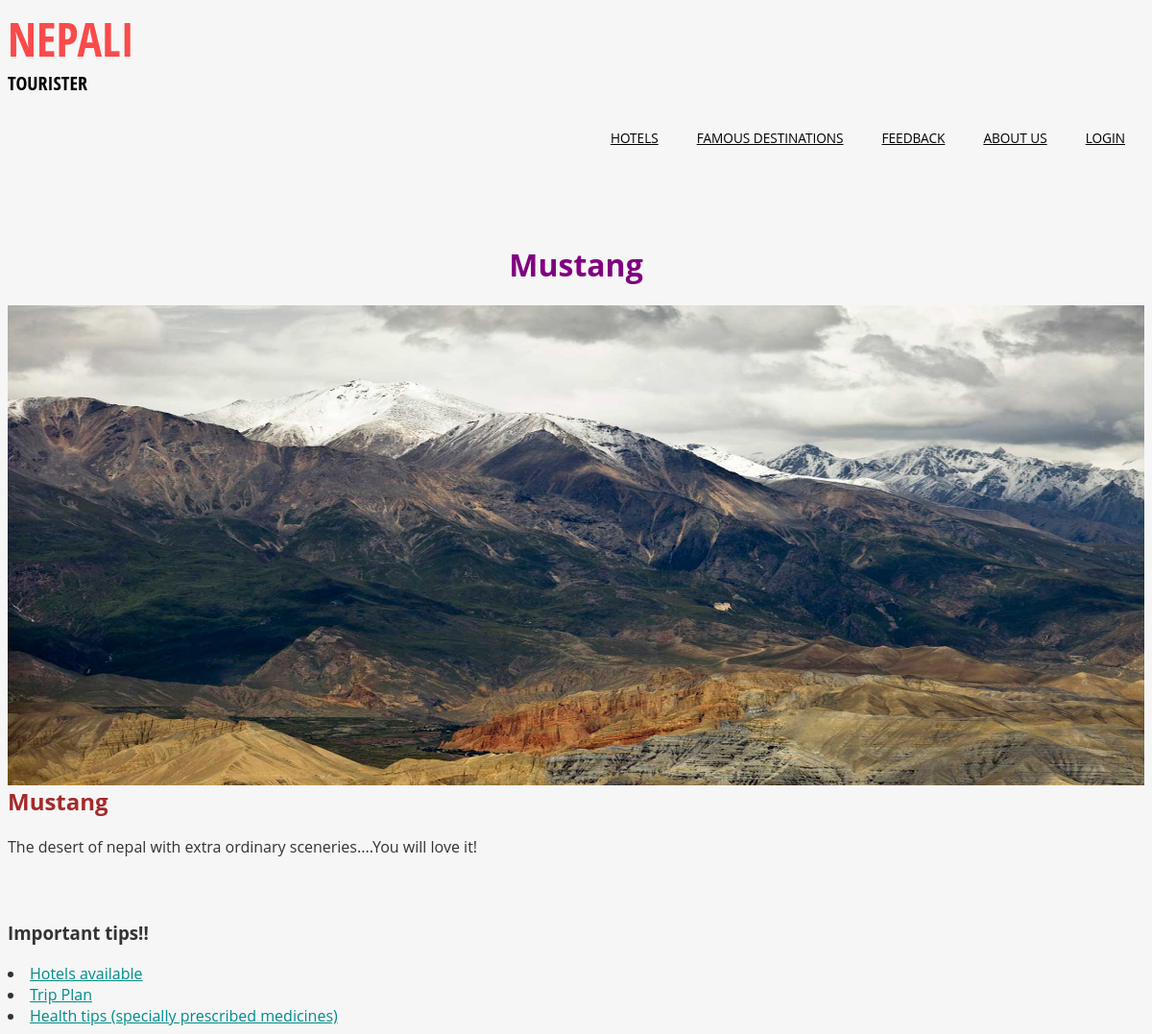
The page /php/destination.php?destination_id=1 on the database its author committed.
### tables this page shows
CREATE TABLE IF NOT EXISTS `location` (
  `sno` int(30) NOT NULL,
  `name` varchar(34) DEFAULT NULL,
  `pic` varchar(34) DEFAULT NULL,
  `info` varchar(88) DEFAULT NULL
);

### php/destination.php (the view, shortened to what this page needs)
<?php require 'header.php' ?>
<br><br><br><br><br><br><br>
<?php
$mysqli = new mysqli("localhost", "root", "", "destination");
if (isset($_GET['destination_id'])) {
    $sid = $_GET['destination_id'];
    $info = $mysqli->query("select * from location where sno=$sid");
    ?>
    <?php
    while ($rows = $info->fetch_array(MYSQLI_ASSOC)) {
        $name = $rows['name'];
        $description = $rows['info'];
        $pic_id = $rows['pic'];
    }
    ?>
    <h1> <p> <?php echo $name; ?></h1> </p><?PHP } ?>
    <div class="box"><img src="../images/<?Php echo $pic_id ?> " width="100%" height="100%"></div>
<h2><?php echo $name ?></h2><p><?php echo $description ?></p><br><br><br>
<h3>Important tips!!
</h3>
<li>
    <a href="hotel_on_area.php"> Hotels available</a>
</li>
<li>
    <a href="trip_plan.php">Trip Plan</a>
</li>
<li><a href='<?php echo $name ?>_health_tips.php'>Health tips (specially prescribed medicines)</a></li>

### css/style.css (style rules this page uses)
body { font-family: helvetica, arial, sans-serif; background-color: lightgoldenrodyellow; color:#333333; }
a { color: darkcyan; }
img { margin-bottom: 20px; }

### css/abcd.css (style rules this page uses)
h4, h5, h6, h1, h2, h3 { margin-top: 0; }
p { margin: 0; }
html, body { font-family: 'Open Sans', sans-serif; background:#F6F6F6; }
body a { transition:0.5s all; -webkit-transition:0.5s all; -moz-transition:0.5s all; -o-transition:0.5s all; -ms-transition:0.5s all; }

### php/destination.php (style rules this page uses)
.box { width:100%; height:500px; }
h1 p { color:purple; alignment-adjust: center; text-align: center; }
h2 { color:brown; }

### rows shown on the page
location: name "Mustang", pic (picture), info "The desert of nepal with extra ordinary sceneries....You will love it!"

### other values the page prints
$id[0] "NEPALI"
$id[1] "TOURISTER"
